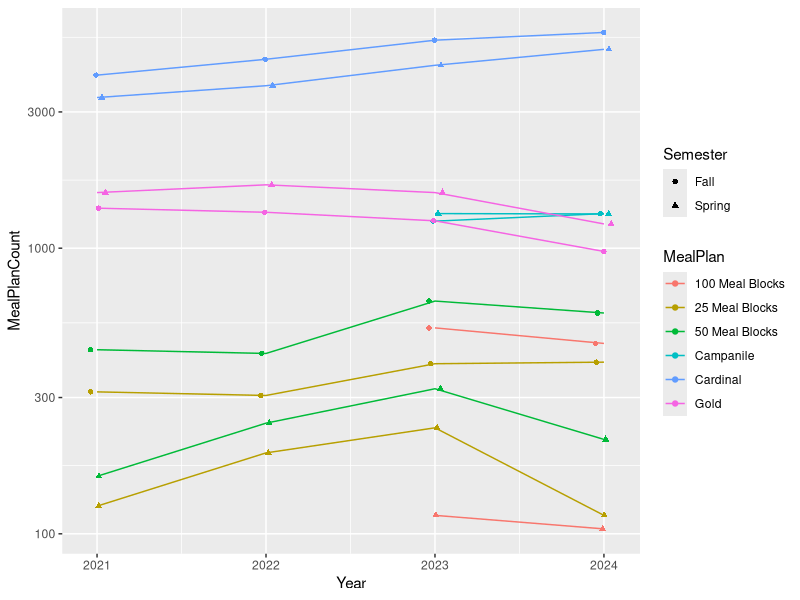

Write the R code that produced this figure.
## ---- chunk 1
library(knitr)
library(kableExtra)
library(ggplot2)
library(dplyr)
library(tidyr)
df <- data.frame(read.csv("../data_folder/clean/CurrentDiningData.csv"))
df %>% head(6) %>% kbl() %>% kable_styling(full_width = F)
## ---- chunk 2
df <- data.frame(read.csv("../data_folder/clean/CleanRegents.csv"))
df2 <- df %>% dplyr::select(Year, Student.Classification, count) %>% pivot_wider(names_from=Year, values_from = count)

df2 %>% kbl() %>% kable_styling(full_width = F)

## ---- chunk 3
df <- read.csv("../data_folder/clean/HousingPopulations.csv")
df %>% head(6) %>% kbl() %>% kable_styling(full_width = F)
## ---- chunk 4

# read in the data
dining <- read.csv("../data_folder/clean/CurrentDiningData.csv")
regents <- read.csv("../data_folder/clean/CleanRegents.csv")
# make `MealPlan` and `Term` factors, and `Term` numerical from 1-8 for their corresponding factor levels
# calculate price for each semester (price.year/2)
dining <- dining %>%
  mutate(MealPlan = factor(dining$Meal.Plan.Description),
         Term = as.numeric(factor(dining$Term.Session.Description, 
                                  levels = c("Fall 2021", "Spring 2022", "Fall 2022", "Spring 2023", 
                                             "Fall 2023", "Spring 2024", "Fall 2024", "Spring 2025"))),
         Price = Price.Year/2
  )

# make frequency table for MealPlan and Term

counts <- as.data.frame(table(dining$MealPlan, dining$Term)) %>%
  rename(MealPlan = Var1, Term = Var2, MealPlanCount = Freq) %>%
  mutate(Term = as.numeric(Term), 
         MealPlanCount = ifelse(MealPlanCount==0, NA, MealPlanCount))

undergradCounts <- regents %>%
  filter(Student.Classification=="Undergraduate") %>%
  dplyr::select(Year, count) %>%
  slice(rep(1:n(), each=2)) %>%
  mutate(Term = c(1:8),
         UndergradCount=count) %>%
  dplyr::select(-count)

data.final <- counts %>%
  left_join(dining %>% dplyr::select(MealPlan, Term, Price) %>% distinct(), by = c("MealPlan", "Term")) %>%
  dplyr::select(MealPlan, Term, Price, MealPlanCount) %>%
  left_join(undergradCounts, by="Term") %>%
  mutate(Semester = ifelse(Term %% 2 == 0, "Spring", "Fall")) %>%
  dplyr::select(MealPlan, Term, Semester, Year, MealPlanCount, UndergradCount)
g <- ggplot(data.final,
            aes(x = Year,
                y = MealPlanCount,
                color = MealPlan,
                shape = Semester,
                group = interaction(MealPlan, Semester))) + 
  geom_point(position = position_jitterdodge(
    jitter.width = 0.1, jitter.height = 0,
    dodge.width = 0.1)) +
  geom_line() + 
  scale_y_log10()

g
## ---- chunk 5
library(broom)
library(knitr)
library(kableExtra)
data.clean <- na.omit(data.final)
finalModel <- glm(MealPlanCount ~ MealPlan + Semester + Year + UndergradCount,
                  data=data.clean, family=poisson(link="log"))

tidy(finalModel) %>%
  mutate(across(where(is.numeric), round, 4)) %>%
  kable(caption = "Poisson Regression Results", align = 'lcccc') %>%
  kable_styling(full_width = F)
## ---- chunk 6
cat('
<div style="float: right; width: 140px; margin-left: 15px;">
  <img src="dashboard.png" style="width: 100%;">
</div>
')
